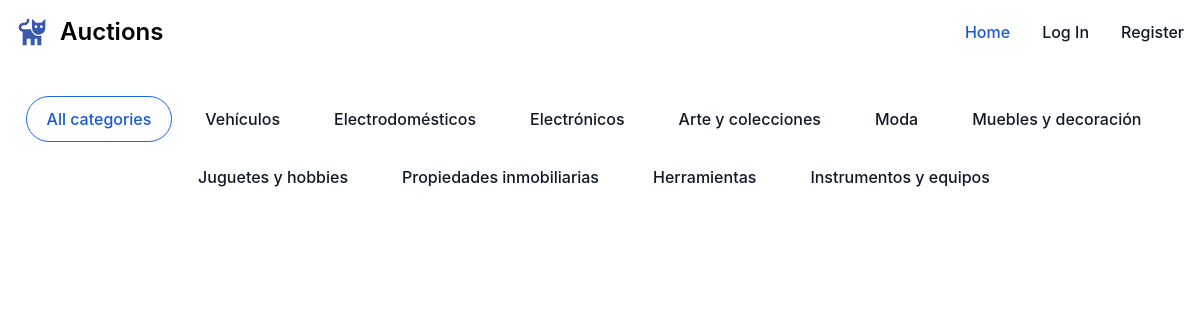
/?category=1, run on the app's committed database.
### auctions/models.py (models this page shows, shortened)
class Category(models.Model):
    category = models.CharField(max_length=30)

### auctions/views.py (the view)
# urls.py: path("", views.index, name="index"),
def index(request):
    category_id = request.GET.get("category", None)
    if category_id is None:
        listings = Listing.objects.filter(active=True)
    else:
        listings = Listing.objects.filter(active=True, category=category_id)
    categories = Category.objects.all()
    for listing in listings:
        listing.mainPicture = listing.get_pictures.first()
        if request.user in listing.watchers.all():
            listing.is_watched = True
        else:
            listing.is_watched = False
    return render(request, "auctions/index.html", {
        "listings": listings,
        "categories": categories,
        "page_title": "Active Listings"
    })

### auctions/templates/auctions/index.html (shortened to what this page needs)
{% extends "auctions/layout.html" %}
{% block body %}
<div class="flex items-center justify-center py-4 md:py-8 flex-wrap">
    <a href="{% url 'index' %}">
        <button type="button" class="text-blue-700 hover:text-white border border-blue-600 bg-white hover:bg-blue-700 focus:ring-4 focus:outline-none focus:ring-blue-300 rounded-full text-base font-medium px-5 py-2.5 text-center me-3 mb-3 dark:border-blue-500 dark:text-blue-500 dark:hover:text-white dark:hover:bg-blue-500 dark:bg-gray-900 dark:focus:ring-blue-800">All categories</button>
    </a>
    {% for category in categories %}
    <a href="{% url 'index' %}?category={{category.id}}">
        <button type="button" class="text-gray-900 border border-white hover:border-gray-200 dark:border-gray-900 dark:bg-gray-900 dark:hover:border-gray-700 bg-white focus:ring-4 focus:outline-none focus:ring-gray-300 rounded-full text-base font-medium px-5 py-2.5 text-center me-3 mb-3 dark:text-white dark:focus:ring-gray-800">{{ category.category}}</button>
    </a>
    {% endfor %}
</div>
<div class="flex items-center justify-center py-4 md:py-8 flex-wrap gap-3">
</div>
{% endblock %}

### data on the page
Category: category "Vehículos"
Category: category "Electrodomésticos"
Category: category "Electrónicos"
Category: category "Arte y colecciones"
Category: category "Moda"
Category: category "Muebles y decoración"
Category: category "Juguetes y hobbies"
Category: category "Propiedades inmobiliarias"
Category: category "Herramientas"
Category: category "Instrumentos y equipos"
